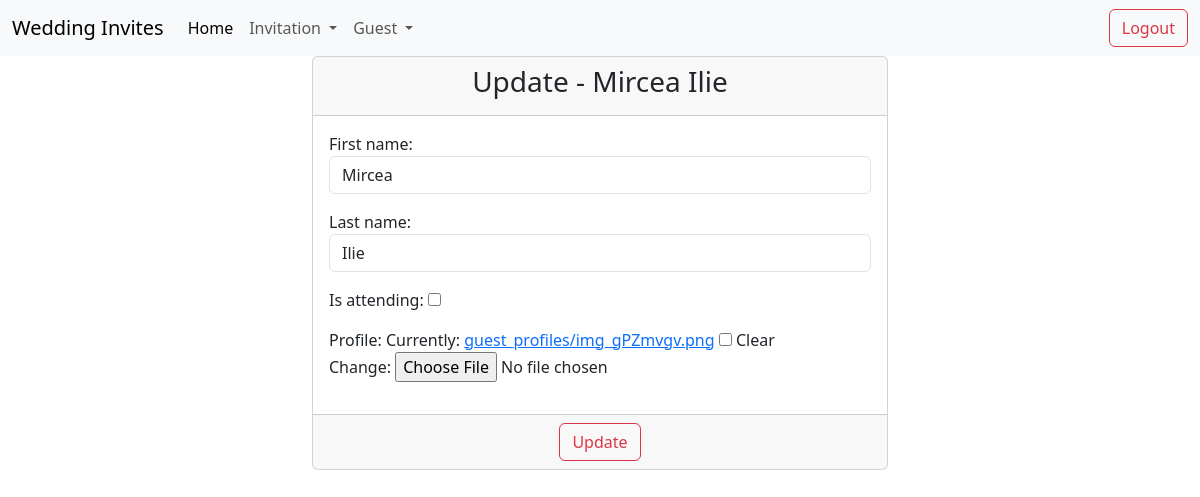
Screenshot of /update_guest/8/ (signed in) with the database file from the repository.
### guest/models.py (models this page shows)
class Guest(models.Model):
    first_name = models.CharField(max_length=20)
    last_name = models.CharField(max_length=20)
    email = models.EmailField(max_length=30)
    is_attending = models.BooleanField(default=False)
    invitation = models.ForeignKey(Invitation, on_delete=models.CASCADE, null=True)
    profile = models.ImageField(upload_to="guest_profiles/", null=True, blank=True)
    def __str__(self):
        return f"{self.first_name} {self.last_name}"

### guest/views.py (the view)
# urls.py: path('update_guest/<int:pk>/', views.GuestUpdateView.as_view(), name='update-guest'),
class GuestUpdateView(LoginRequiredMixin,UpdateView):
    template_name = 'guest/update_guest.html'
    model = Guest
    form_class = GuestUpdateForm
    success_url = reverse_lazy('list-guest')

### guest/forms.py
class GuestUpdateForm(forms.ModelForm):
    class Meta:
        model = Guest
        fields = ['first_name', 'last_name','is_attending', 'profile']
        widgets = {
            'first_name': TextInput(attrs={'class': 'form-control', 'placeholder': 'Please enter your first name'}),
            'last_name': TextInput(attrs={'class': 'form-control', 'placeholder': 'Please enter your last name'}),
            'invitation': Select(attrs={'class': 'form-select'}),
        }

### templates/guest/update_guest.html (shortened to what this page needs)
{% extends 'base.html' %}
{% block content %}
    <div class="container-fluid">
        <div class="row">
            <div class="col-md-6 offset-md-3">
                <div class="card">
                    <div class="card-header">
                        <h3 class="text-center">Update - {{ guest }}</h3>
                    </div>
                    <form method="post" enctype="multipart/form-data">
                        <div class="card-body">
                            {{ form.as_p }}
                        </div>
                        <div class="card-footer text-center">
                            <button type="submit" class="btn btn-outline-danger">Update</button>
                        </div>
                    </form>
                </div>
            </div>
        </div>
    </div>
{% endblock %}

### rows the page displays
Guest: first_name+last_name "Mircea Ilie", first_name "Mircea", last_name "Ilie"
